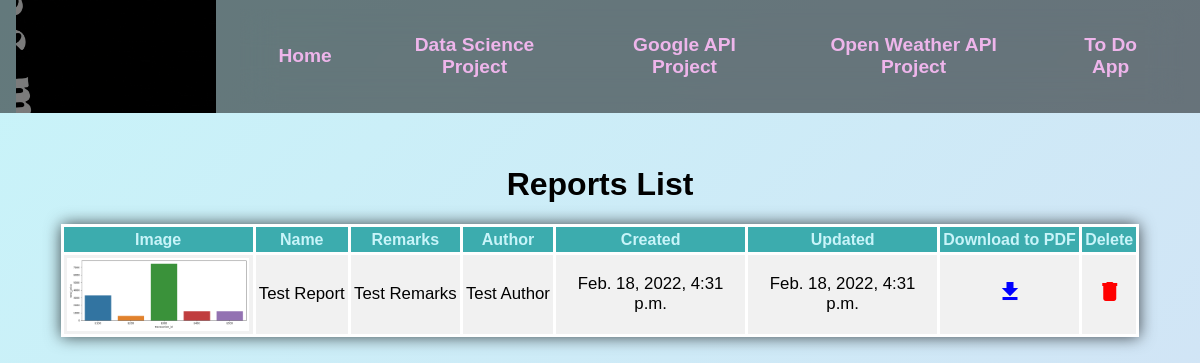
The app's page /datascience/reports_list/, older data.
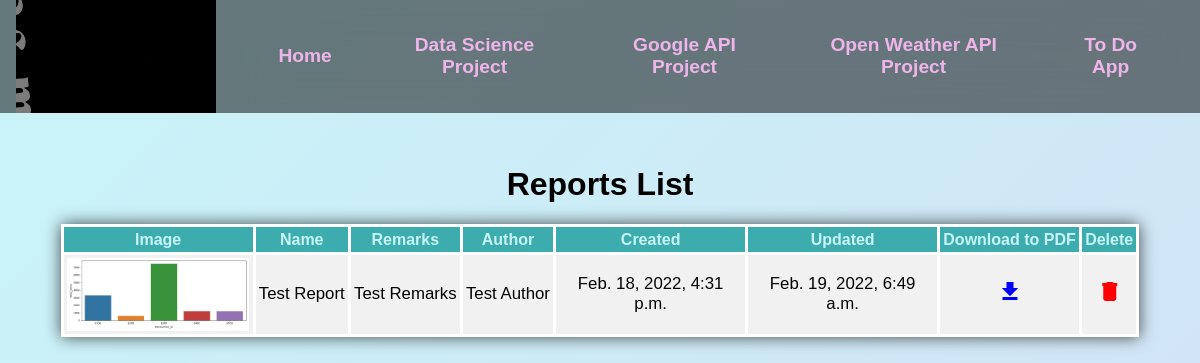
The same page, newer data.
### datascience/models.py (models this page shows, shortened)
class Report(models.Model):
    name = models.CharField(max_length=100)
    image = models.ImageField(upload_to ="reports", blank=True, null=True)
    remarks = models.TextField()
    author = models.CharField(max_length=100, null=True, blank=True)
    is_active = models.BooleanField(default=True)
    created = models.DateTimeField(auto_now_add=True)
    updated = models.DateTimeField(auto_now=True)
    class Meta:
        ordering = ("-created",)

### datascience/views.py (the view)
# urls.py: path("reports_list/", views.ReportListView.as_view(), name="reports_list"),
class ReportListView(ListView):
    model = Report
    template_name = "datascience/reports/reports_list.html"
    def get_queryset(self):
        return self.model.objects.filter(is_active=True)

### templates/datascience/reports/reports_list.html (shortened to what this page needs)
{% extends 'base.html' %}
{% load static %}
{% block content %}
<div class="align-center">
    <h1>Reports List</h1>
    <table>
        <thead>
            <tr>
                <th>Image</th>
                <th>Name</th>
                <th>Remarks</th>
                <th>Author</th>
                <th>Created</th>
                <th>Updated</th>
                <th>Download to PDF</th>
                <th>Delete</th>
            </tr>
        </thead>
        <tbody>
            {% for obj in object_list %}
            <tr>
                {% if obj.image %}
                    <td><img src="{{obj.image.url}}"></td>
                {% else %}
                    <td>No image found</td>
                {% endif %}
                <td>{{obj.name}}</td>
                <td>{{obj.remarks|truncatewords:20}}</td>
                <td>{{obj.author}}</td>
                <td>{{obj.created}}</td>
                <td>{{obj.updated}}</td>
                <td>
                    <a style="color:blue" href="{% url 'datascience:pdf' obj.pk %}">
                        <span class="material-icons">
                        </span>
                    </a>
                </td>
                <td>
                    <a style="color:red" href="{% url 'datascience:delete_report' obj.id %}">
                        <span class="material-icons">
                        </span>
                    </a>
                </td>
            </tr>
            {% endfor %}
        </tbody>
    </table>
</div>
{% endblock %}

Row changes from the older to the newer data that the page shows:
changed Report "Test Report": updated "Feb. 18, 2022, 4:31 p.m." → "Feb. 19, 2022, 6:49 a.m."
